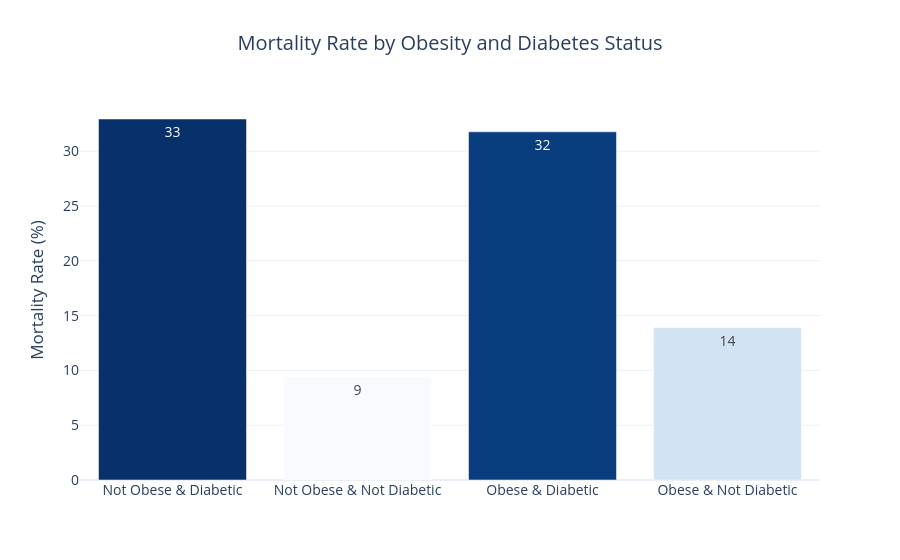

This figure's notebook cell:
### Markdown cell above
## Question 4 — Does obesity or diabetes drive mortality more, and what happens when a patient has both?

### Code cell
combo = covid_df[covid_df['OBESITY'].isin([1, 2]) & covid_df['DIABETES'].isin([1, 2])].copy()
combo['Obesity'] = combo['OBESITY'].map({1: 'Obese', 2: 'Not Obese'})
combo['Diabetes'] = combo['DIABETES'].map({1: 'Diabetic', 2: 'Not Diabetic'})

combo_mortality = (combo.groupby(['Obesity', 'Diabetes'])['DIED'].mean() * 100).reset_index()
combo_mortality['Group'] = combo_mortality['Obesity'] + " & " + combo_mortality['Diabetes']

fig = px.bar(
    combo_mortality,
    x="Group",
    y="DIED",
    color="DIED",
    color_continuous_scale="Blues",
    text_auto=".0f",
    title="Mortality Rate by Obesity and Diabetes Status"
)

fig.update_layout(
    template="plotly_white",
    title_x=0.5,
    xaxis_title="",
    yaxis_title="Mortality Rate (%)",
    coloraxis_showscale=False,
    font=dict(size=14)
)

fig.show()

### Figure 1 — Plotly figure (JSON) as saved in the notebook; plotly's stock layout.template omitted (floating-point values rounded to 4 significant figures)
{"data": [{"hovertemplate": "Group=%{x}<br>DIED=%{marker.color}<extra></extra>", "legendgroup": "", "marker": {"color": [32.94, 9.443, 31.77, 13.9], "coloraxis": "coloraxis", "pattern": {"shape": ""}}, "name": "", "orientation": "v", "showlegend": false, "textposition": "auto", "texttemplate": "%{y:.0f}", "type": "bar", "x": ["Not Obese & Diabetic", "Not Obese & Not Diabetic", "Obese & Diabetic", "Obese & Not Diabetic"], "xaxis": "x", "y": [32.94, 9.443, 31.77, 13.9], "yaxis": "y"}], "layout": {"barmode": "relative", "coloraxis": {"autocolorscale": false, "colorbar": {"title": {"text": "DIED"}}, "colorscale": [[0.0, "rgb(247,251,255)"], [0.125, "rgb(222,235,247)"], [0.25, "rgb(198,219,239)"], [0.375, "rgb(158,202,225)"], [0.5, "rgb(107,174,214)"], [0.625, "rgb(66,146,198)"], [0.75, "rgb(33,113,181)"], [0.875, "rgb(8,81,156)"], [1.0, "rgb(8,48,107)"]], "showscale": false}, "font": {"size": 14}, "legend": {"tracegroupgap": 0}, "title": {"text": "Mortality Rate by Obesity and Diabetes Status", "x": 0.5}, "xaxis": {"anchor": "y", "domain": [0.0, 1.0], "title": {"text": ""}}, "yaxis": {"anchor": "x", "domain": [0.0, 1.0], "title": {"text": "Mortality Rate (%)"}}}}
